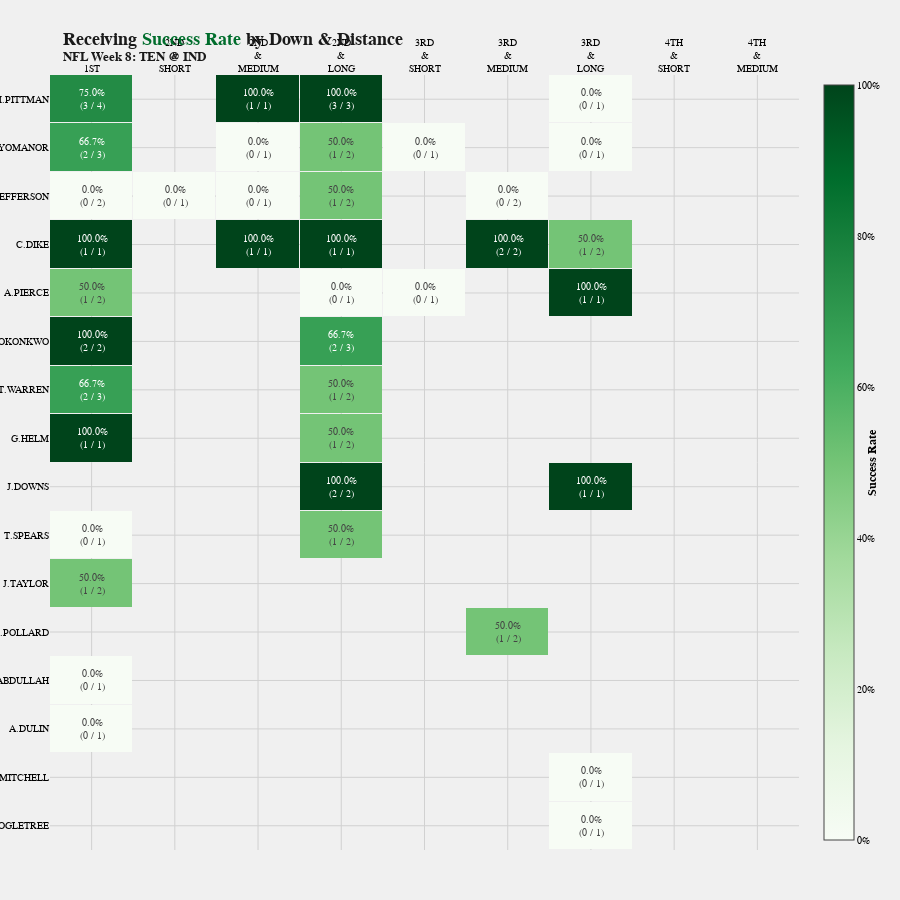

Source (notebook cell):
### Code cell
''' Receiving by Down / Distance '''

DOWN_COL = 'Down & Distance' #'down'

## Group by down/distance
receiver_targets = pass_data.groupby(['receiver_player_name', DOWN_COL]).aggregate(
    Targets=('receiver_player_name', 'size'),
    Successes=('Successful Play', 'sum')
).reset_index()
receiver_targets['Success Rate'] = receiver_targets['Successes'] / receiver_targets['Targets']

# receiver_targets = receiver_targets.loc[receiver_targets['Targets'] > 1, :]

## Pivot
DOWNS = [1,2,3,4]
DOWNS_SUBGROUP = ['1st', '2nd & Short', '2nd & Medium', '2nd & Long', 
       '3rd & Short', '3rd & Medium', '3rd & Long', '4th & Short', '4th & Medium']
col_sort = pd.MultiIndex.from_product([DOWNS_SUBGROUP, ['Successes', 'Targets', 'Success Rate']])

piv = receiver_targets.loc[(receiver_targets[DOWN_COL] != ''),:].pivot(
        index='receiver_player_name',
        columns=[DOWN_COL],
        values=['Targets', 'Successes', 'Success Rate']
    )\
    .swaplevel(0, 1, axis=1).sort_index(axis=1).reset_index().set_index('receiver_player_name')\
    .reindex(columns=col_sort)

print(piv.to_string())

## Visualize Success Rate

# Filter to success rate
idx = pd.IndexSlice
sl = pd.DataFrame(piv.loc[:, idx[:, ('Success Rate')]])
sl.columns = sl.columns.get_level_values(0)

# Merge in total Targets
sl = sl.merge(
        by_player.reset_index().set_index('receiver_player_name')['Targets'], 
        right_index=True,
        left_index=True,
        how='left'
    ).sort_values(by='Targets', ascending=False)\
    .reset_index().set_index('receiver_player_name')
# piv = piv.set_index('receiver_player_name')
# print(piv.to_string())

# Create annotations
annot_df = sl.copy() # Initialize with data, convert to string
for r in annot_df.index:
    for c in piv.columns.get_level_values(0).unique():
        targets = piv.loc[r,(c, 'Targets')]
        if pd.isna(targets):
            annot_df.loc[r,c] = ''
        else:
            annot_df.loc[r, c] = f"{piv.loc[r, (c, 'Success Rate')]*100:,.1f}%<br>({piv.loc[r,(c, 'Successes')]:,.0f} / {targets:,.0f})"

# print(annot_df.head().to_string())
# print(sl.head().to_string())
# print(sl.index)

# Heatmap

cols = [col.replace(' ', '<br>') for col in sl.columns.get_level_values(0).drop('Targets')]
# cols = ['1st', '2nd', '3rd', '4th']

fig = heat_map(
    x=cols,
    y=sl.index,
    z=sl.values.tolist(),
    text=annot_df.values.tolist(),
    title=f'Receiving <span style="color: #006D2C">Success Rate</span> by {DOWN_COL}<br><sup>NFL Week {WEEK}: {AWAY_TEAM} @ {HOME_TEAM}</sup>',
    color_name='Success Rate'
)
fig.update_layout(
    height=900
)
fig.show()

# pio.write_image(fig, "Success Rate by Down & Distance - Colts vs. Rams.png", scale=6)

### Figure 1 — Plotly figure (JSON) as saved in the notebook; plotly's stock layout.template omitted (floating-point values rounded to 4 significant figures; data arrays with more than 128 entries replaced by an {"elided": "..."} marker saying what was removed)
{"data": [{"colorbar": {"tickformat": "0.0%", "title": {"font": {"weight": "bold"}, "side": "right", "text": "Success Rate"}}, "colorscale": [[0, "rgb(247,252,245)"], [0.125, "rgb(229,245,224)"], [0.25, "rgb(199,233,192)"], [0.375, "rgb(161,217,155)"], [0.5, "rgb(116,196,118)"], [0.625, "rgb(65,171,93)"], [0.75, "rgb(35,139,69)"], [0.875, "rgb(0,109,44)"], [1, "rgb(0,68,27)"]], "text": {"elided": "16x10 mixed values"}, "textfont": {"size": 10}, "texttemplate": "%{text}", "type": "heatmap", "x": ["1st", "2nd<br>&<br>Short", "2nd<br>&<br>Medium", "2nd<br>&<br>Long", "3rd<br>&<br>Short", "3rd<br>&<br>Medium", "3rd<br>&<br>Long", "4th<br>&<br>Short", "4th<br>&<br>Medium"], "xgap": 1, "y": ["M.Pittman", "E.Ayomanor", "V.Jefferson", "C.Dike", "A.Pierce", "C.Okonkwo", "T.Warren", "G.Helm", "J.Downs", "T.Spears", "J.Taylor", "T.Pollard", "A.Abdullah", "A.Dulin", "A.Mitchell", "A.Ogletree"], "ygap": 1, "z": {"elided": "16x10 float values"}}], "layout": {"annotations": [{"align": "left", "showarrow": false, "text": "Figure: @clankeranalytic | Data: nfl_data_py | 2025-10-28", "x": 1, "xref": "paper", "y": -0.15, "yref": "paper"}], "height": 900, "title": {"text": "Receiving <span style=\"color: #006D2C\">Success Rate</span> by Down & Distance<br><sup>NFL Week 8: TEN @ IND</sup>"}, "width": 900, "xaxis": {"side": "top", "tickfont": {"textcase": "upper"}}, "yaxis": {"autorange": "reversed", "categoryorder": "array", "tickfont": {"textcase": "upper"}, "tickformat": ".0%"}}}
